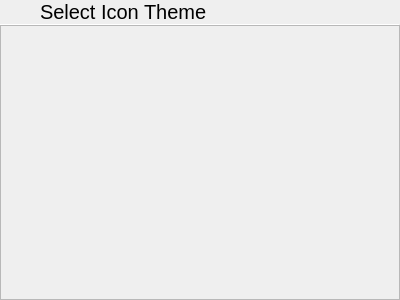
<?xml version="1.0" encoding="UTF-8"?>
<ui version="4.0">
 <class>IconPane</class>
 <widget class="QWidget" name="IconPane">
  <property name="geometry">
   <rect>
    <x>0</x>
    <y>0</y>
    <width>400</width>
    <height>300</height>
   </rect>
  </property>
  <property name="windowTitle">
   <string>Form</string>
  </property>
  <layout class="QVBoxLayout" name="verticalLayout">
   <property name="spacing">
    <number>0</number>
   </property>
   <property name="leftMargin">
    <number>0</number>
   </property>
   <property name="topMargin">
    <number>0</number>
   </property>
   <property name="rightMargin">
    <number>0</number>
   </property>
   <property name="bottomMargin">
    <number>0</number>
   </property>
   <item>
    <layout class="QHBoxLayout" name="horizontalLayout">
     <property name="spacing">
      <number>0</number>
     </property>
     <item>
      <widget class="QPushButton" name="backButton">
       <property name="sizePolicy">
        <sizepolicy hsizetype="Preferred" vsizetype="Preferred">
         <horstretch>0</horstretch>
         <verstretch>0</verstretch>
        </sizepolicy>
       </property>
       <property name="text">
        <string/>
       </property>
       <property name="icon">
        <iconset theme="go-previous">
         <normaloff>../../PulseaudioPane</normaloff>../../PulseaudioPane</iconset>
       </property>
       <property name="flat">
        <bool>true</bool>
       </property>
      </widget>
     </item>
     <item>
      <widget class="QLabel" name="label">
       <property name="sizePolicy">
        <sizepolicy hsizetype="Expanding" vsizetype="Preferred">
         <horstretch>0</horstretch>
         <verstretch>0</verstretch>
        </sizepolicy>
       </property>
       <property name="font">
        <font>
         <pointsize>15</pointsize>
        </font>
       </property>
       <property name="text">
        <string>Select Icon Theme</string>
       </property>
       <property name="margin">
        <number>9</number>
       </property>
      </widget>
     </item>
    </layout>
   </item>
   <item>
    <widget class="Line" name="line">
     <property name="maximumSize">
      <size>
       <width>16777215</width>
       <height>1</height>
      </size>
     </property>
     <property name="orientation">
      <enum>Qt::Horizontal</enum>
     </property>
    </widget>
   </item>
   <item>
    <widget class="QScrollArea" name="scrollArea">
     <property name="widgetResizable">
      <bool>true</bool>
     </property>
     <widget class="QWidget" name="scrollAreaWidgetContents">
      <property name="geometry">
       <rect>
        <x>0</x>
        <y>0</y>
        <width>398</width>
        <height>253</height>
       </rect>
      </property>
     </widget>
    </widget>
   </item>
  </layout>
 </widget>
 <resources/>
 <connections/>
</ui>
